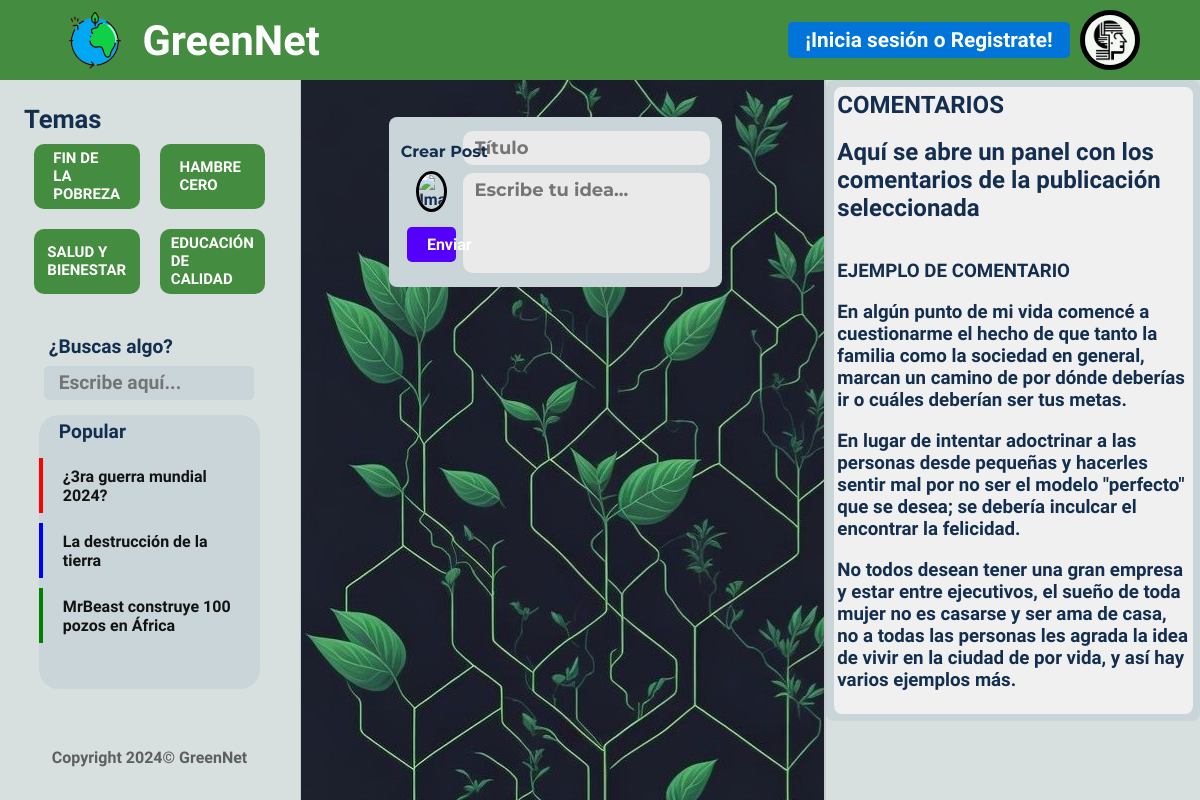
Before: / with the older database file.
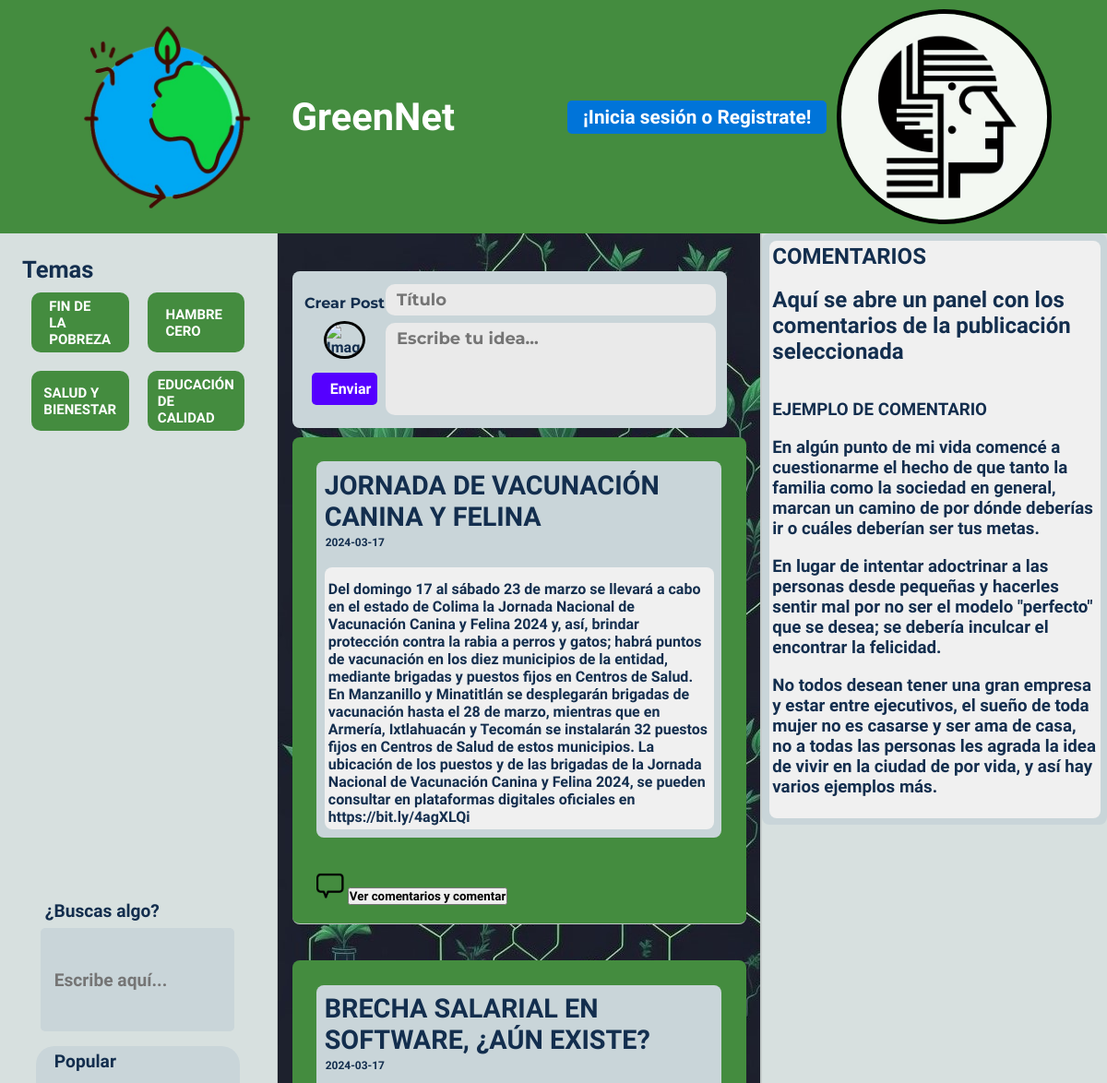
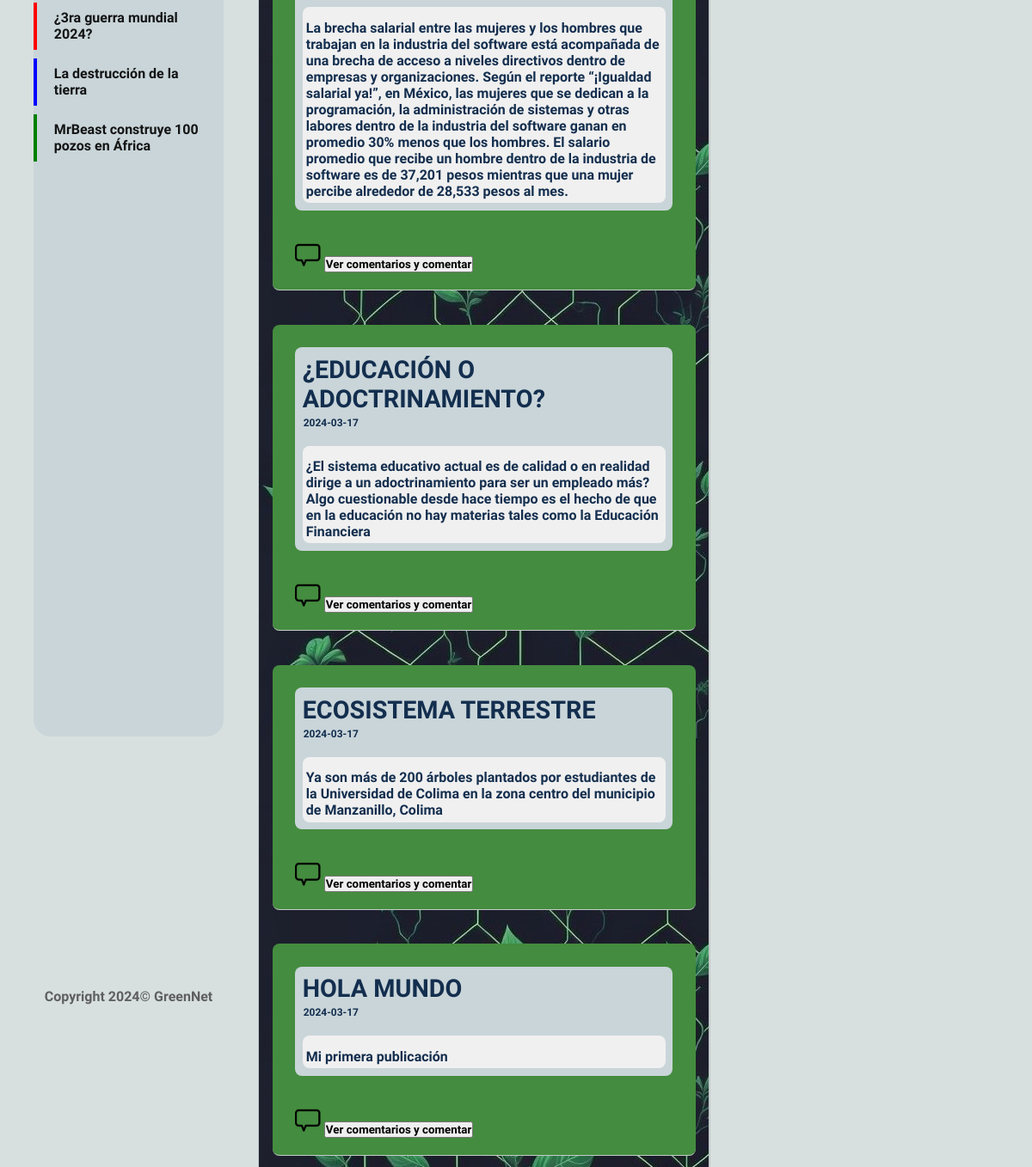
After: the same page with the newer database file (2 pictures, top to bottom).
### tables this page shows
CREATE TABLE `publication` (
  `ID_publication` int(11) NOT NULL,
  `Title` varchar(50) NOT NULL,
  `Content` text NOT NULL,
  `Date` date NOT NULL,
  `ID_user` int(11) DEFAULT NULL,
  `ID_topic` int(11) DEFAULT NULL
);

### controller/conexionController.php (called while the page is built, shortened)
<?php
class conexionController{
    static function index() {
        $conn = new conexion();
        $publicaciones = $conn->select("publication");
        require_once("view/index.php");
    }
}
?>

### model/conexion.php (called while the page is built, shortened)
<?php
class conexion extends PDO{
    public function select($table, $campos = ['*'], $condiciones=[]) {
        $campos = implode(', ' , $campos);
        $sql = "SELECT $campos FROM $table";
        $stmt = $this->prepare($sql);
        $stmt->execute();
        return $stmt->fetchAll();
    }
}
?>

### view/index.php (the view, shortened to what this page needs)
<?php
    include("./view/layout/main_header.php");
    if(isset($_SESSION['name'])){
        $account = "<li><a href=". urlsite."/Myaccount". ">Mi cuenta</a></li>";
        $logout = "<li><a href='". urlsite. "/logout'>Cerrar Sesión</a></li>";
        $datos_usuario = $_SESSION['name'];
        $username = $_SESSION['name'];
        $useremail = $_SESSION['email'];
    } else{
        $datos_usuario = '<a class="unirsebtn" href="' .urlsite . '/login">¡Inicia sesión o Registrate!</a>';
    }
    main_header($datos_usuario);
?>
    <div class="app">
        <aside class="navegacion">
            <div class="temas">
                <h2>Temas</h2>
                <div class="temasopciones">
                <ul>
                    <li>FIN DE LA POBREZA</li>
                    <li>HAMBRE CERO</li>
                    <li>SALUD Y BIENESTAR</li>
                    <li>EDUCACIÓN DE CALIDAD</li>
                </ul>
                </div>
            </div>
            <div class="busqueda">
                <h2>¿Buscas algo?</h2>
                <input type="search" class="search-bar" name="search" id="search" placeholder="Escribe aquí...">
                <div class="populares">
                <h2>Popular</h2>
                <ul>
                    <li>¿3ra guerra mundial 2024?</li>
                    <li>La destrucción de la tierra</li>
                    <li>MrBeast construye 100 pozos en África</li>
                </ul>
                </div>
            </div>
            <span class="copyright">Copyright 2024© GreenNet</span>
        </aside>
        <main class="publicaciones">
            <div class="publicacion-crear">
                <form action="index.php?m=enviarPublicacion" method="post">
                    <div class="mi-perfil">
                        <div class="image-container">
                            <span>Crear Post</span>
                            <img src="<?php echo urlsite; ?>./view/img/perfil_img.jpg" alt="Imagen">
                            <button type="submit">Enviar</button>
                        </div>
                        <div class="input-container">
                            <input type="text" name="titulo" placeholder="Título">
                            <textarea name="contenido" placeholder="Escribe tu idea..."></textarea>
                        </div>
                    </div>
                </form>
            <section class="feed">
                <?php for ($i = count($publicaciones) - 1; $i >= 0; $i--): ?>
                    <?php $publicacion = $publicaciones[$i]; ?>
                    <div class="publicacion">
                        <div class="publicacion-unidad">
                            <h2><?php echo $publicacion['Title']; ?></h2>
                            <h><?php echo $publicacion['Date']; ?></h><br><br>
                            <div class="contenido"><p><?php echo $publicacion['Content']; ?></p></div>
                        </div><br><br>
                        <img src="/view/img/comments.png" width="30px">
                        <button name="vercomments" value="" title="Ver comentarios de la publicación"> Ver comentarios y comentar</button>
                    </div><br>
                <?php endfor; ?>
            </section>
        </main>
        <section class="comentarios">
            <div class="publicacion-unidad">
                <div class="contenido">
                    <h1>COMENTARIOS</h1><br>
                    <h2>Aquí se abre un panel con los comentarios de la publicación seleccionada</h2><br><br>
                    <h3>EJEMPLO DE COMENTARIO</h3><br>
                    <h3>En algún punto de mi vida comencé a cuestionarme el hecho de que tanto la familia como la sociedad en general, marcan un camino de por dónde deberías ir o cuáles deberían ser tus metas.</h3><br>
                    <h3>En lugar de intentar adoctrinar a las personas desde pequeñas y hacerles sentir mal por no ser el modelo "perfecto" que se desea; se debería inculcar el encontrar la felicidad.</h3><br>
                    <h3>No todos desean tener una gran empresa y estar entre ejecutivos, el sueño de toda mujer no es casarse y ser ama de casa, no a todas las personas les agrada la idea de vivir en la ciudad de por vida, y así hay varios ejemplos más.</h3><br>
                </div>
            </div>
        </section>
    </div>
</body>
</html>

### index.php (shortened to what this page needs)
<?php
require_once("controller/conexionController.php");
if (isset($_REQUEST['m'])) {
    if(method_exists("conexionController", $_REQUEST['m']))
        conexionController::{$_REQUEST['m']}();
    else
        conexionController::index();
} else
    conexionController::index();
?>

### view/layout/main_header.php (shortened to what this page needs)
<?php
function main_header($datos_usuario = null){
?>
<!DOCTYPE html>
<html lang="es">
<head>
    <link rel="stylesheet" href=<?php echo urlsite ."/view/css/fonts.css"; ?>>
    <link rel="stylesheet" href= <?php echo urlsite ."/view/css/style.css"; ?>>
</head>
<body>
    <header>
        <div class="logo">
            <img src= <?php echo urlsite ."/view/img/logo_mission_vision.png"; ?> alt="Logo de mi foro" class="img-logo">
            <h1 class="nombre-logo">GreenNet</h1>
        </div>
        <div class="perfil">
            <p class="nombre-perfil"><?php echo $datos_usuario ?></p>
            <img src= <?php echo urlsite ."/view/img/perfil.jpg"; ?> alt="Foto de perfil" class="img-perfil" id="perfil_Icono">
        </div>
    </header>
<?php }?>

Changed rows visible on the page:
added publication: Title "JORNADA DE VACUNACIÓN CANINA Y FELINA", Date "2024-03-17", Content "Del domingo 17 al sábado 23 de marzo se llevará a cabo en el estado de Colima la Jornada Nacional de Vacunación Canina y Felina 2024 y, así, brindar protección contra la rabia a perros y gatos; habrá puntos de vacunación en los diez municipios de la entidad, mediante brigadas y puestos fijos en Centros de Salud. En Manzanillo y Minatitlán se desplegarán brigadas de vacunación hasta el 28 de marzo, mientras que en Armería, Ixtlahuacán y Tecomán se instalarán 32 puestos fijos en Centros de Salud de estos municipios. La ubicación de los puestos y de las brigadas de la Jornada Nacional de Vacunación Canina y Felina 2024, se pueden consultar en plataformas digitales oficiales en…"
added publication: Title "BRECHA SALARIAL EN SOFTWARE, ¿AÚN EXISTE?", Date "2024-03-17", Content "La brecha salarial entre las mujeres y los hombres que trabajan en la industria del software está acompañada de una brecha de acceso a niveles directivos dentro de empresas y organizaciones. Según el reporte “¡Igualdad salarial ya!”, en México, las mujeres que se dedican a la programación, la administración de sistemas y otras labores dentro de la industria del software ganan en promedio 30% menos que los hombres. El salario promedio que recibe un hombre dentro de la industria de software es de 37,201 pesos mientras que una mujer percibe alrededor de 28,533 pesos al mes."
added publication: Title "¿EDUCACIÓN O ADOCTRINAMIENTO?", Date "2024-03-17", Content "¿El sistema educativo actual es de calidad o en realidad dirige a un adoctrinamiento para ser un empleado más? Algo cuestionable desde hace tiempo es el hecho de que en la educación no hay materias tales como la Educación Financiera"
added publication: Title "ECOSISTEMA TERRESTRE", Date "2024-03-17", Content "Ya son más de 200 árboles plantados por estudiantes de la Universidad de Colima en la zona centro del municipio de Manzanillo, Colima"
added publication: Title "HOLA MUNDO", Date "2024-03-17", Content "Mi primera publicación"
